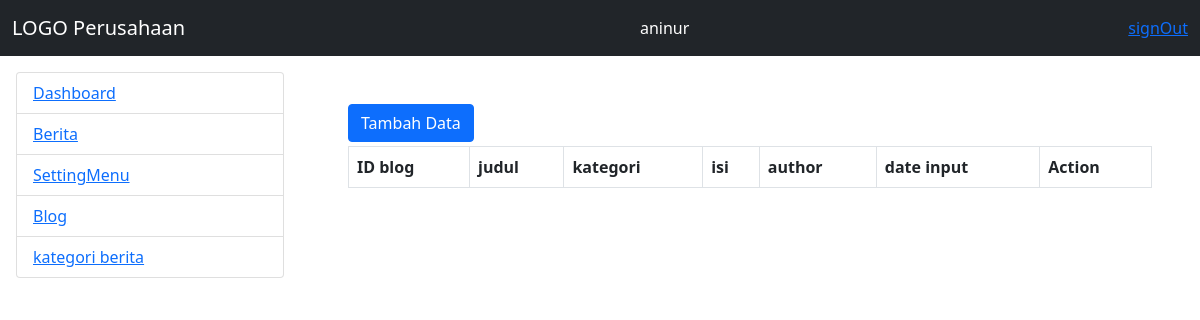
Page /admin/home.php?modul=blog (signed in) on the committed database.
### tables this page shows
CREATE TABLE `mst_menu` (
  `idmenu` int(11) NOT NULL AUTO_INCREMENT,
  `nmmenu` varchar(20) NOT NULL,
  `link` varchar(30) NOT NULL,
  `is_active` tinyint(4) NOT NULL,
  PRIMARY KEY (`idmenu`)
);

### admin/menu.php (the view, shortened to what this page needs)
<!DOCTYPE html>
<html lang="en">
<head>
</head>
<body>
	<?php
	$qry_menu = mysqli_query($connect_db, "select * from mst_menu") or die("view menu".mysqli_error($connect_db));
	?>
	<ul class="list-group">
		<?php
		while($row = mysqli_fetch_array($qry_menu)){
		?>
		<li class="list-group-item">
			<a href="?modul=<?= $row['link']; ?>"><?= $row['nmmenu']; ?></a>
		</li>
		<?php } ?>
	</ul>
</body>
</html>

### rows in the picture
mst_menu: nmmenu "Dashboard"
mst_menu: nmmenu "Berita"
mst_menu: nmmenu "SettingMenu"
mst_menu: nmmenu "Blog"
mst_menu: nmmenu "kategori berita"

### other values in the picture
$_SESSION['userlogin'] "aninur"
